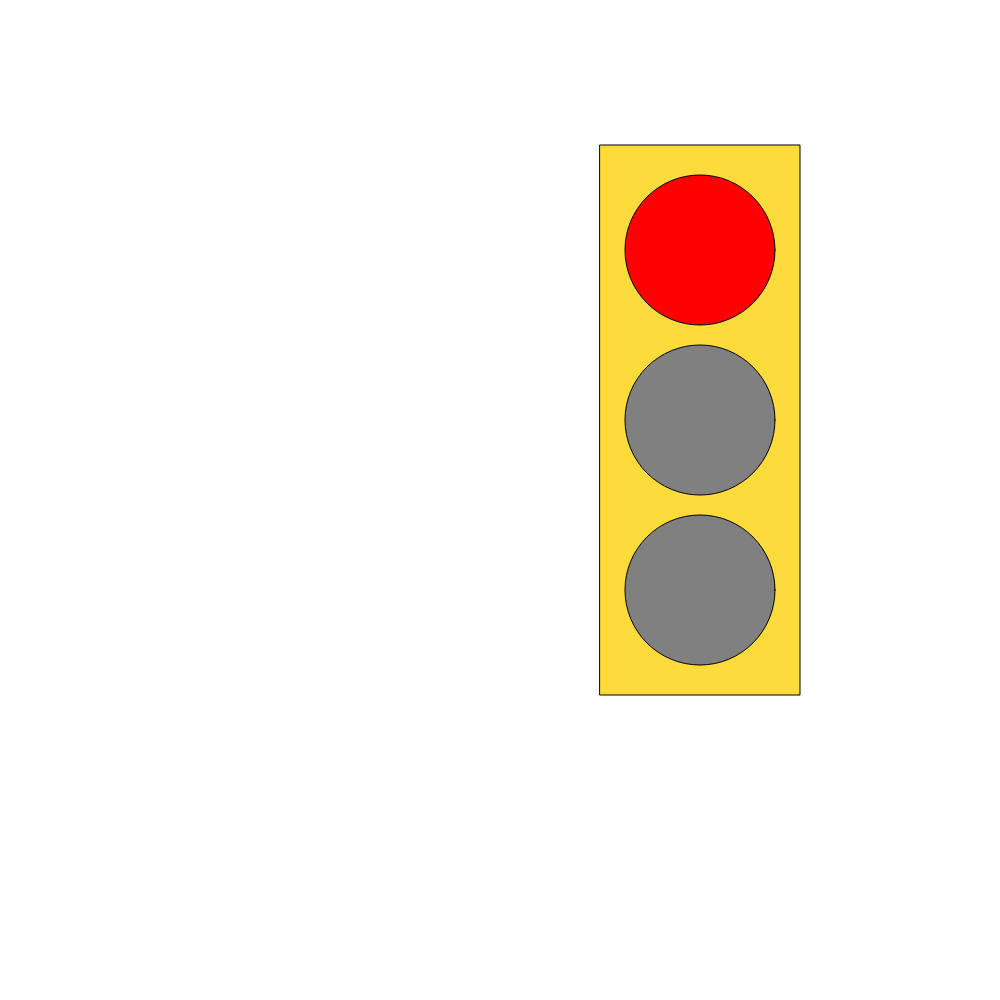
Frame 1 (no input)
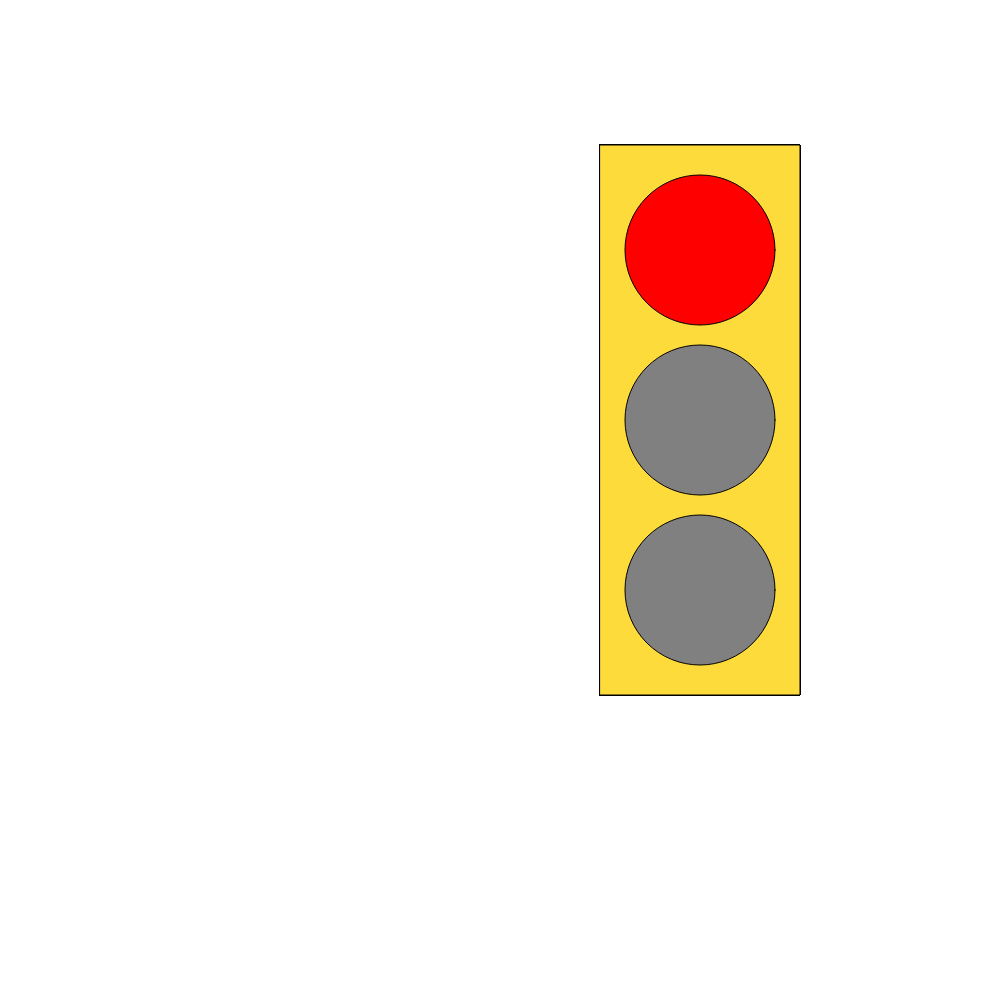
Frame 60 (no input)
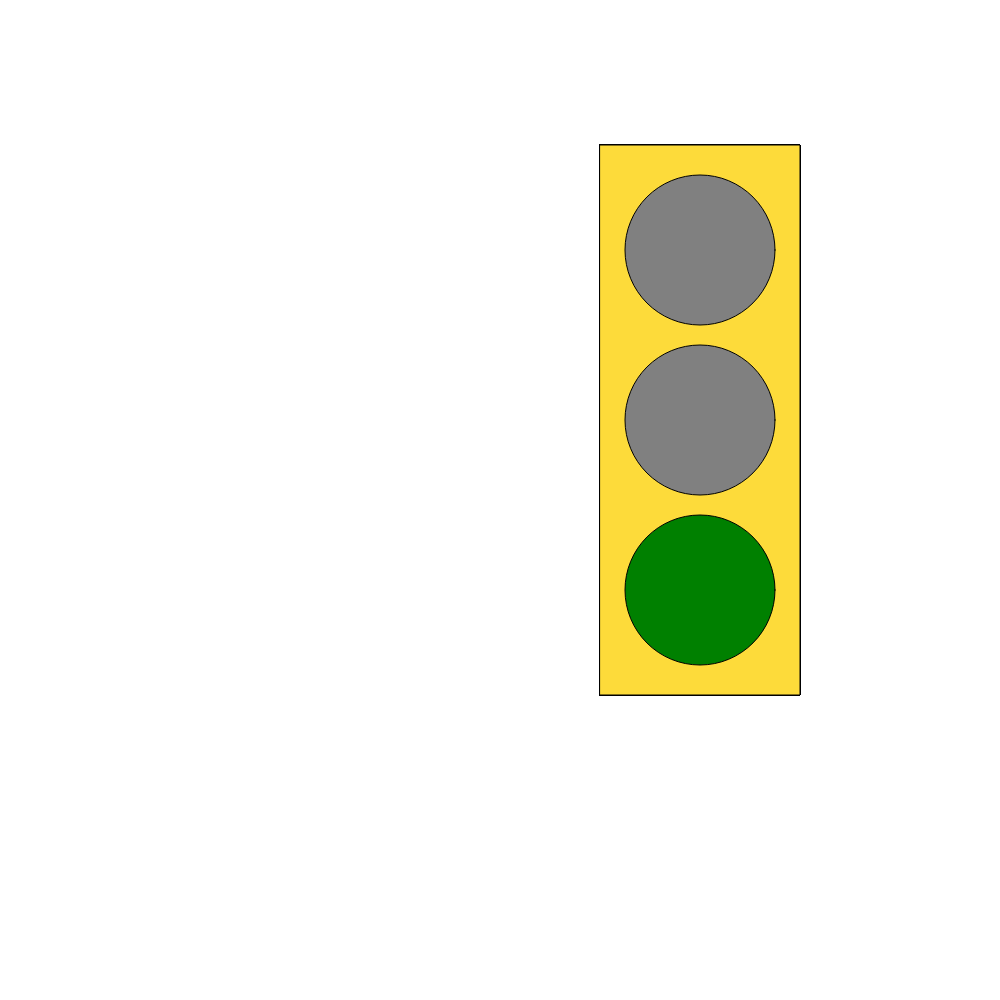
Frame 120 (the mouse pressed at the canvas centre since frame 60)

The p5.js sketch that drew these frames (run headless with seeded random() and noise() and a simulated clock; from frame 60 on, the mouse is pressed at the canvas centre):

// p5.js sketch
// ── sketch.js
var state = 0;
var timer = 0;
function setup() {
  createCanvas(1000,1000);
  rectMode(CENTER);
  ellipseMode(CENTER);
}

function draw() {
  // put drawing code here
  fill('#fddb3a');
  rect(700,420,200,550);


  switch(state){

    case 0:
    fill('red');
    ellipse(700,250,150,150,);
    fill('grey');
    ellipse(700,420,150,150,);
    fill('grey');
    ellipse(700,590,150,150,);
    timer ++;
    if(timer > 100){
      state = 1;
      timer = 0;
    }
    break;

    case 1:
    fill('grey');
    ellipse(700,250,150,150,);
    fill('grey');
    ellipse(700,420,150,150,);
    fill('green');
    ellipse(700,590,150,150,);
    timer ++;
    if(timer > 100){
      state = 2;
      timer = 0;
    }
    break;

    case 2:
    fill('grey');
    ellipse(700,250,150,150,);
    fill('yellow');
    ellipse(700,420,150,150,);
    fill('grey');
    ellipse(700,590,150,150,);
    timer ++;
    if(timer > 100){
      state = 0;
      timer = 0;
    }
    break;
  }

}
